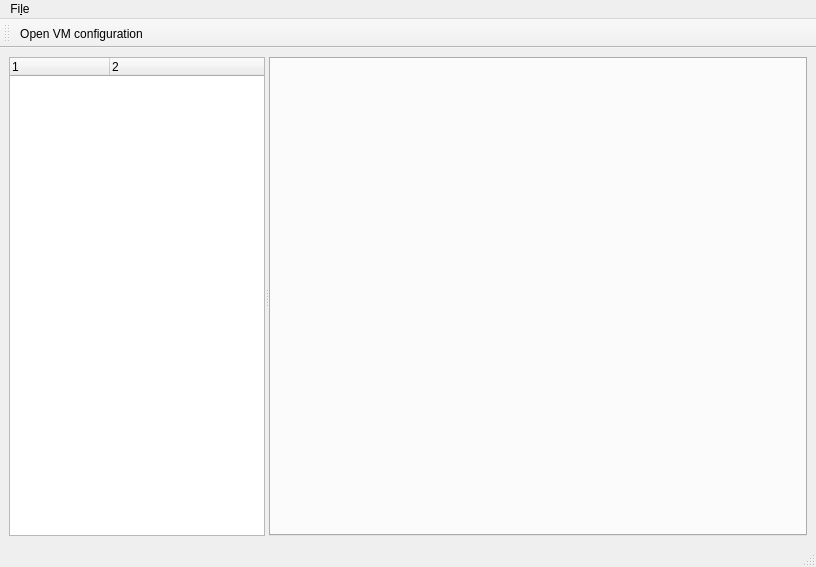
<?xml version="1.0" encoding="UTF-8"?>
<ui version="4.0">
 <class>MainWindow</class>
 <widget class="QMainWindow" name="MainWindow">
  <property name="geometry">
   <rect>
    <x>0</x>
    <y>0</y>
    <width>816</width>
    <height>567</height>
   </rect>
  </property>
  <property name="windowTitle">
   <string>TinyVM IDE</string>
  </property>
  <widget class="QWidget" name="centralwidget">
   <layout class="QHBoxLayout" name="horizontalLayout">
    <item>
     <widget class="QSplitter" name="splitter">
      <property name="orientation">
       <enum>Qt::Horizontal</enum>
      </property>
      <widget class="QTreeWidget" name="vmComponents">
       <property name="sizePolicy">
        <sizepolicy hsizetype="Preferred" vsizetype="Expanding">
         <horstretch>0</horstretch>
         <verstretch>0</verstretch>
        </sizepolicy>
       </property>
       <property name="animated">
        <bool>true</bool>
       </property>
       <property name="columnCount">
        <number>2</number>
       </property>
       <attribute name="headerVisible">
        <bool>true</bool>
       </attribute>
       <column>
        <property name="text">
         <string notr="true">1</string>
        </property>
       </column>
       <column>
        <property name="text">
         <string notr="true">2</string>
        </property>
       </column>
      </widget>
      <widget class="QTabWidget" name="tabs">
       <property name="sizePolicy">
        <sizepolicy hsizetype="Expanding" vsizetype="Expanding">
         <horstretch>1</horstretch>
         <verstretch>0</verstretch>
        </sizepolicy>
       </property>
       <property name="tabsClosable">
        <bool>true</bool>
       </property>
      </widget>
     </widget>
    </item>
   </layout>
  </widget>
  <widget class="QMenuBar" name="menubar">
   <property name="geometry">
    <rect>
     <x>0</x>
     <y>0</y>
     <width>816</width>
     <height>19</height>
    </rect>
   </property>
   <widget class="QMenu" name="menuFile">
    <property name="title">
     <string>Fi&amp;le</string>
    </property>
    <addaction name="actionOpen_VM_configuration"/>
    <addaction name="separator"/>
    <addaction name="actionQuit"/>
   </widget>
   <addaction name="menuFile"/>
  </widget>
  <widget class="QStatusBar" name="statusbar"/>
  <widget class="QToolBar" name="toolBar">
   <property name="windowTitle">
    <string>toolBar</string>
   </property>
   <attribute name="toolBarArea">
    <enum>TopToolBarArea</enum>
   </attribute>
   <attribute name="toolBarBreak">
    <bool>false</bool>
   </attribute>
   <addaction name="actionOpen_VM_configuration"/>
  </widget>
  <action name="actionOpen_VM_configuration">
   <property name="icon">
    <iconset theme="document-open">
     <normaloff/>
    </iconset>
   </property>
   <property name="text">
    <string>&amp;Open VM configuration...</string>
   </property>
  </action>
  <action name="actionQuit">
   <property name="text">
    <string>&amp;Quit</string>
   </property>
  </action>
 </widget>
 <resources/>
 <connections/>
</ui>
